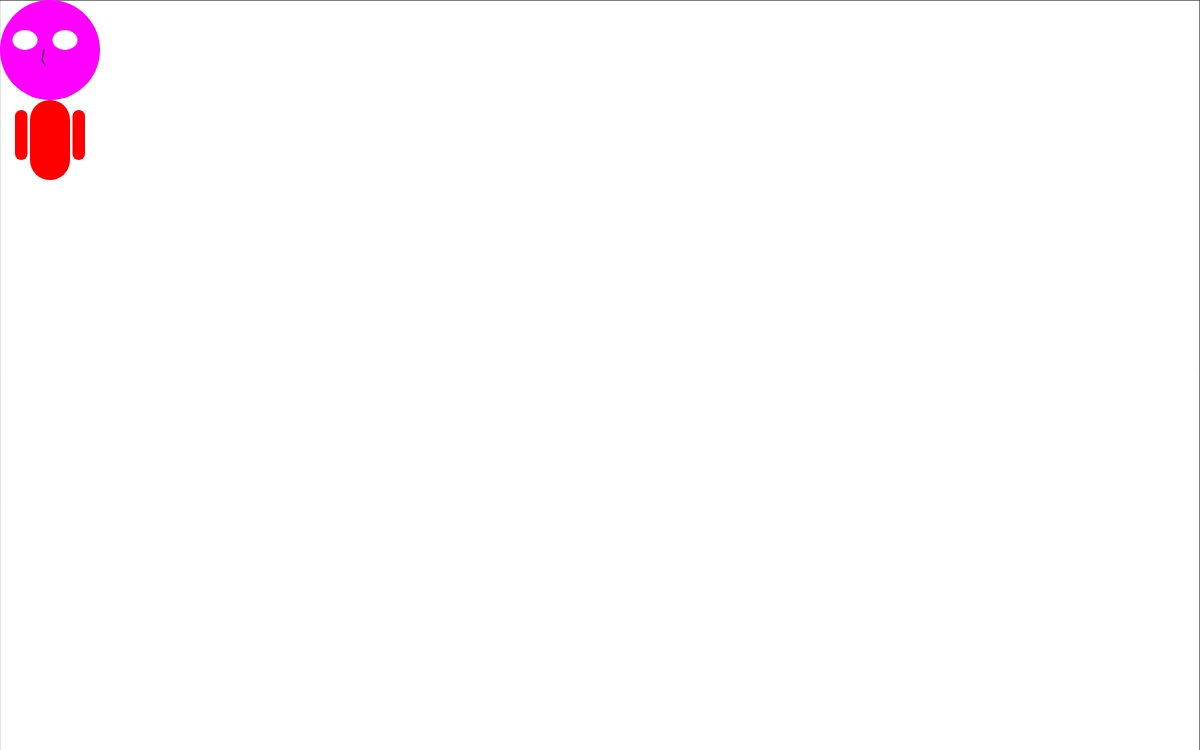
Frame 1 (no input)
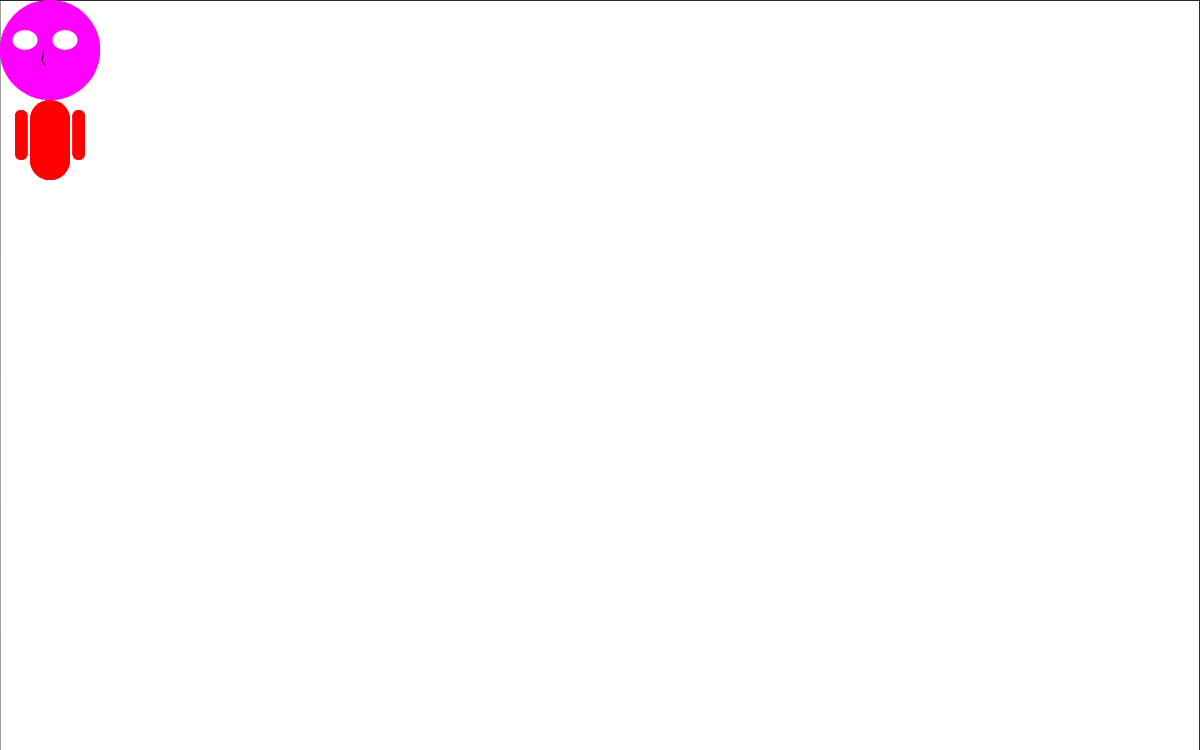
Frame 60 (no input)
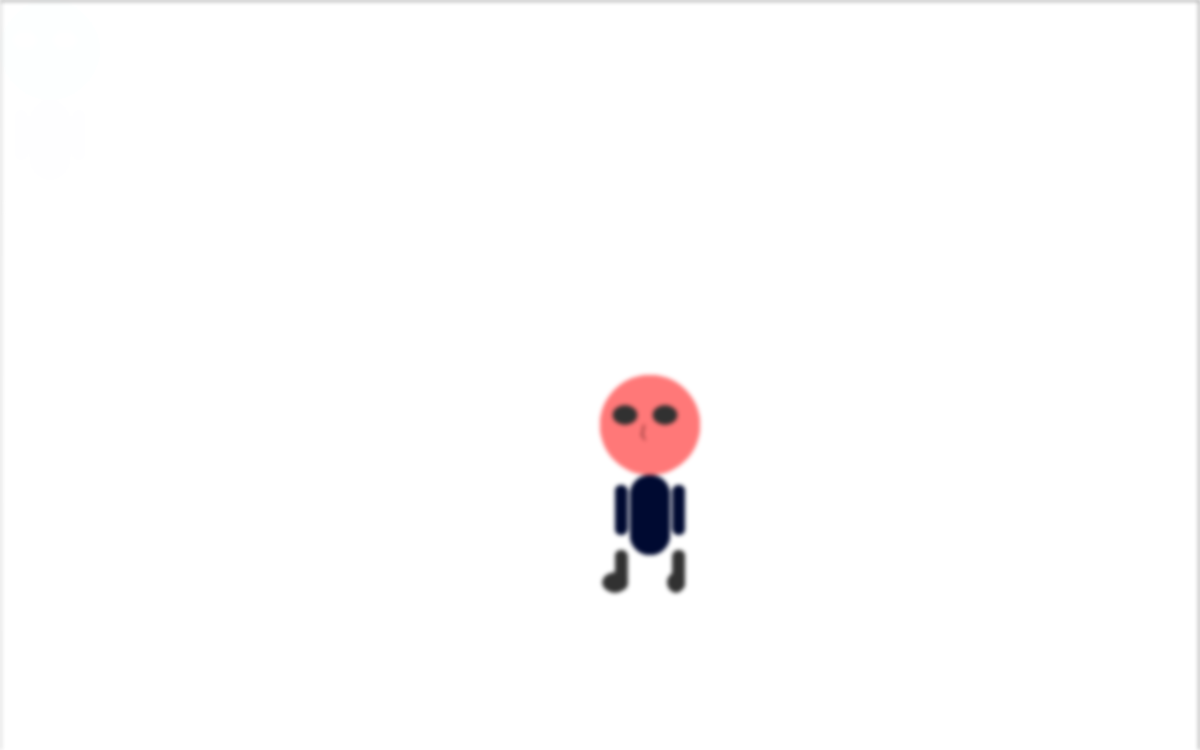
Frame 120 (the mouse pressed at the canvas centre since frame 60)

The p5.js sketch that drew these frames (run headless with seeded random() and noise() and a simulated clock; from frame 60 on, the mouse is pressed at the canvas centre):

// p5.js sketch
// ── sketch.js
function setup() {
  createCanvas(windowWidth, windowHeight*0.75)
}
//background gradient inspired by http://www.dokimos.org/ajff/
function getRandomInt(min, max) {
    /* From http://stackoverflow.com/questions/1527803/generating-random-whole-numbers-in-javascript-in-a-specific-range */
    return Math.floor(Math.random() * (max - min + 1)) + min;
}

var colorShifted=0
var hueshift=0
function draw() {
    var colorDelta=0
    if( (mouseX > (windowWidth / 2)) && (mouseY > (windowHeight / 2)) ) {
        colorDelta = 50
    }
    if( (mouseX > (windowWidth / 2)) && (mouseY < (windowHeight / 2)) ) {
        colorDelta = 150
    }
    if( (mouseX < (windowWidth / 2)) && (mouseY > (windowHeight / 2)) ) {
        colorDelta = 200
    }
    colorDelta=colorDelta+colorShifted
    fill(255,255,255,50)
    rect(0,0,windowWidth,windowHeight)
    fill(255 - colorDelta, 0 + colorDelta, 255 - colorDelta)
    noStroke()
    ellipse(mouseX + 50, mouseY + 50, 100, 100)
    fill(255 - colorDelta, 0, 0)
    rect(mouseX + 30, mouseY + 100, 40, 80, 20)
    rect(mouseX + 15, mouseY + 110, 12.5, 50, 10)
    rect(mouseX + 72.5, mouseY + 110, 12.5, 50, 10)
    fill(255 - colorDelta, 255 - colorDelta, 255 - colorDelta)
    ellipse(mouseX + 25, mouseY + 40, 25, 20)
    ellipse(mouseX + 65, mouseY + 40, 25, 20)
    rect(mouseX + 15, mouseY + 175, 12.5, 40, 10)
    rect(mouseX + 72.5, mouseY + 175, 12.5, 40, 10)
    ellipse(mouseX + 15, mouseY + 207.5, 25, 20)
    ellipse(mouseX + 76, mouseY + 207.5, 17.5, 20)
    noFill()
    stroke(0, 0, 0)
    line(mouseX + 44, mouseY + 50, mouseX + 42, mouseY + 60)
    line(mouseX + 42, mouseY + 60, mouseX + 45, mouseY + 65)
    /* from http://web.archive.org/web/20161202163130/http://stackoverflow.com/questions/5195303/set-css-attribute-in-javascript */
    try { var torm=document.getElementById("blah"); torm.parentNode.removeChild(torm) } catch(e) {}
    var styleEl = document.createElement('style'), styleSheet
    document.head.appendChild(styleEl)
    styleSheet = styleEl.sheet
    styleSheet.insertRule("canvas { filter: hue-rotate("+mouseX+"deg) blur("+mouseY/(windowHeight/5)+"px) }", 0)
    var red=Math.round((mouseX/windowWidth)*255)
    var green=Math.round((mouseY/windowHeight)*255)
    var blue=Math.round((mouseY/windowHeight)*255)
    styleSheet.insertRule("#weed { background-color: rgb("+red+","+green+","+blue+"); }", 0)
    styleEl.id="blah"
    if(hueshift<255) {
        hueshift=hueshift+1
    }
    else {
        hueshift=0
    }
    
}

function mousePressed() {
    colorShifted=getRandomInt(-254,255)
}
